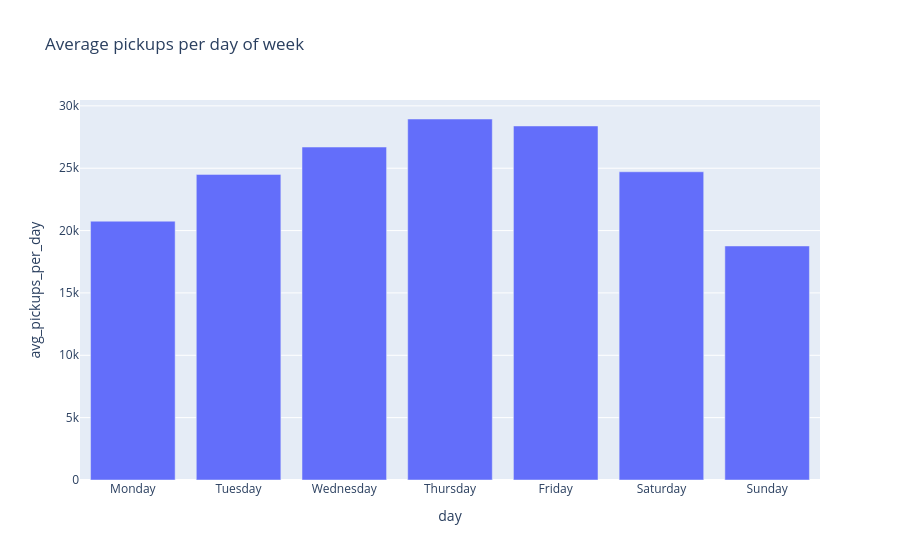

Notebook code cell kept with this figure:
### Code cell
n_days = df.groupby('weekday')['date'].nunique()
by_day = (df.groupby('weekday').size() / n_days).rename('avg_pickups_per_day').reset_index()
by_day['day'] = by_day['weekday'].map(dict(enumerate(DAYS)))
px.bar(by_day, x='day', y='avg_pickups_per_day', title='Average pickups per day of week').show()

### Figure 1 — Plotly figure (JSON) as saved in the notebook; plotly's stock layout.template omitted (floating-point values rounded to 4 significant figures)
{"data": [{"hovertemplate": "day=%{x}<br>avg_pickups_per_day=%{y}<extra></extra>", "legendgroup": "", "marker": {"color": "#636efa", "pattern": {"shape": ""}}, "name": "", "orientation": "v", "showlegend": false, "textposition": "auto", "type": "bar", "x": ["Monday", "Tuesday", "Wednesday", "Thursday", "Friday", "Saturday", "Sunday"], "xaxis": "x", "y": [20750.0, 24500.0, 26700.0, 28950.0, 28390.0, 24710.0, 18770.0], "yaxis": "y"}], "layout": {"barmode": "relative", "legend": {"tracegroupgap": 0}, "title": {"text": "Average pickups per day of week"}, "xaxis": {"anchor": "y", "domain": [0.0, 1.0], "title": {"text": "day"}}, "yaxis": {"anchor": "x", "domain": [0.0, 1.0], "title": {"text": "avg_pickups_per_day"}}}}
